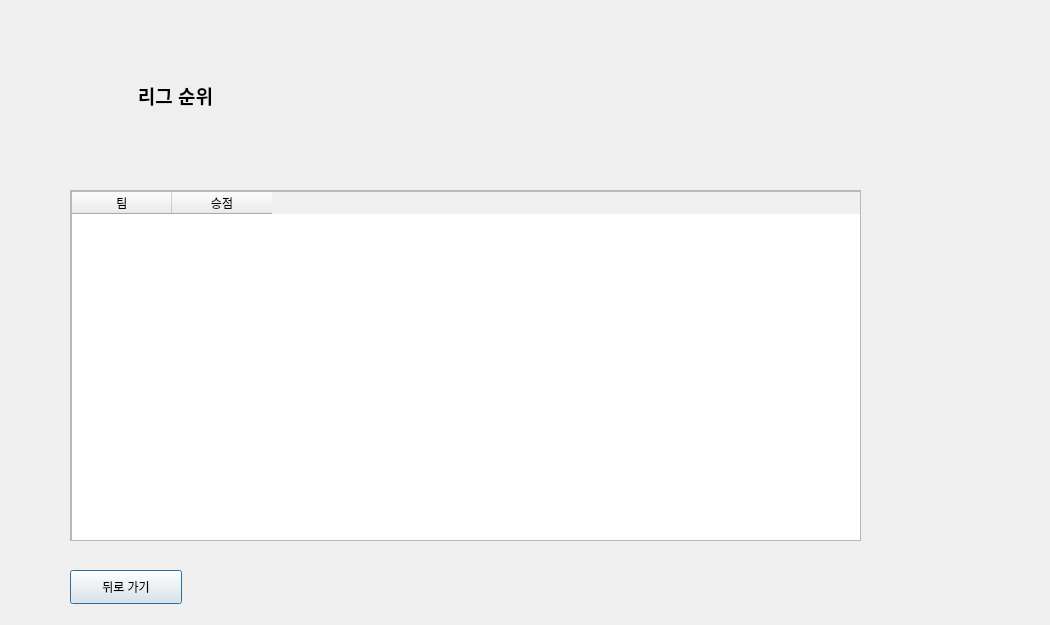
<?xml version="1.0" encoding="UTF-8"?>
<ui version="4.0">
 <class>Dialog</class>
 <widget class="QDialog" name="Dialog">
  <property name="geometry">
   <rect>
    <x>0</x>
    <y>0</y>
    <width>1050</width>
    <height>625</height>
   </rect>
  </property>
  <property name="windowTitle">
   <string>Dialog</string>
  </property>
  <widget class="QLabel" name="label">
   <property name="geometry">
    <rect>
     <x>60</x>
     <y>60</y>
     <width>231</width>
     <height>71</height>
    </rect>
   </property>
   <property name="text">
    <string>&lt;html&gt;&lt;head/&gt;&lt;body&gt;&lt;p align=&quot;center&quot;&gt;&lt;span style=&quot; font-size:14pt; font-weight:600;&quot;&gt;리그 순위&lt;/span&gt;&lt;/p&gt;&lt;/body&gt;&lt;/html&gt;</string>
   </property>
  </widget>
  <widget class="QScrollArea" name="scrollArea">
   <property name="geometry">
    <rect>
     <x>70</x>
     <y>190</y>
     <width>791</width>
     <height>351</height>
    </rect>
   </property>
   <property name="widgetResizable">
    <bool>true</bool>
   </property>
   <widget class="QWidget" name="scrollAreaWidgetContents">
    <property name="geometry">
     <rect>
      <x>0</x>
      <y>0</y>
      <width>789</width>
      <height>349</height>
     </rect>
    </property>
    <widget class="QTableWidget" name="tableWidget">
     <property name="geometry">
      <rect>
       <x>0</x>
       <y>0</y>
       <width>791</width>
       <height>351</height>
      </rect>
     </property>
     <column>
      <property name="text">
       <string>팀</string>
      </property>
     </column>
     <column>
      <property name="text">
       <string>승점</string>
      </property>
     </column>
    </widget>
   </widget>
  </widget>
  <widget class="QPushButton" name="pushButton_2">
   <property name="geometry">
    <rect>
     <x>70</x>
     <y>570</y>
     <width>112</width>
     <height>34</height>
    </rect>
   </property>
   <property name="text">
    <string>뒤로 가기</string>
   </property>
  </widget>
 </widget>
 <resources/>
 <connections/>
 <slots>
  <slot>goRank()</slot>
 </slots>
</ui>
